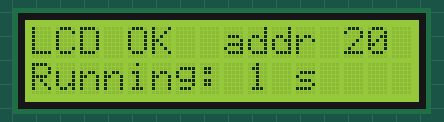
Bench run of a sketch on a simulated Arduino Uno, built with avr-gcc and run on an emulated ATmega328P. Shown: 16×2 character LCD. What the sketch prints to the serial monitor is not drawn.

Above: at 1.7 s.
At 5.7 s:
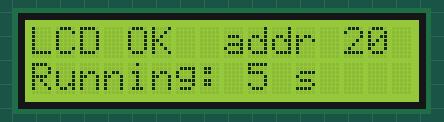
At 10.7 s:
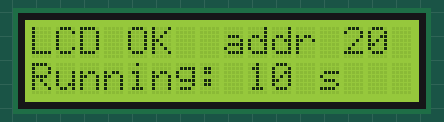
At 19.7 s:
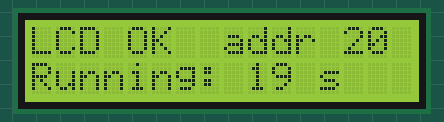
At 28.7 s:
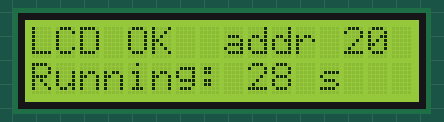
At 38.7 s:
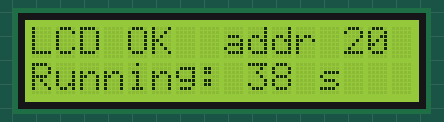

The sketch:

lcd_test.ino
```cpp
/*
 * LCD quick test (16x2 with I2C backpack).
 * Finds the LCD's address by itself, then shows text and a seconds counter.
 * Wiring: GND -> GND, VCC -> 5V, SDA -> A4, SCL -> A5
 * Serial Monitor: 9600 baud.
 * Library: "LiquidCrystal I2C" by Frank de Brabander
 */
#include <Wire.h>
#include <LiquidCrystal_I2C.h>

LiquidCrystal_I2C* lcd = nullptr;
uint8_t lcdAddr = 0;

bool present(uint8_t a) {
  Wire.beginTransmission(a);
  return Wire.endTransmission() == 0;
}

void setup() {
  Serial.begin(9600);
  Wire.begin();
  Wire.setWireTimeout(25000, true);   // never hang if a wire is loose
  Serial.println();
  Serial.println(F("LCD test - scanning the I2C bus (A4/A5)..."));

  uint8_t found = 0;
  for (uint8_t a = 1; a < 127; a++) {
    if (!present(a)) continue;
    found++;
    Serial.print(F("  found device at 0x"));
    if (a < 16) Serial.print('0');
    Serial.print(a, HEX);
    if ((a >= 0x20 && a <= 0x27) || (a >= 0x38 && a <= 0x3F)) {
      Serial.println(F("  <- LCD backpack"));
      if (!lcdAddr) lcdAddr = a;
    } else if (a == 0x68 || a == 0x69) {
      Serial.println(F("  <- MPU6050"));
    } else {
      Serial.println();
    }
  }

  if (!found) {
    Serial.println(F("NOTHING found on the I2C bus."));
    Serial.println(F("  Check: SDA -> A4, SCL -> A5 (not swapped), VCC -> 5V, GND -> GND."));
    return;
  }
  if (!lcdAddr) {
    Serial.println(F("Something answered, but no LCD address (0x20-0x27 or 0x38-0x3F)."));
    Serial.println(F("  The LCD backpack is not connected or not powered."));
    return;
  }

  lcd = new LiquidCrystal_I2C(lcdAddr, 16, 2);
  lcd->init();
  lcd->backlight();

  // Flash the backlight twice so you can see the Arduino controls it
  for (uint8_t i = 0; i < 2; i++) {
    delay(300); lcd->noBacklight();
    delay(300); lcd->backlight();
  }

  lcd->clear();
  lcd->setCursor(0, 0);
  lcd->print(F("LCD OK  addr "));
  lcd->print(lcdAddr, HEX);

  Serial.print(F("LCD started at 0x"));
  Serial.println(lcdAddr, HEX);
  Serial.println(F("Screen should show:  LCD OK  addr ..  and a counter on line 2."));
  Serial.println(F("Backlight on but no letters? Turn the small blue screw on the back slowly."));
}

void loop() {
  if (!lcd) return;
  static uint32_t last = 0;
  if (millis() - last < 1000) return;
  last = millis();
  lcd->setCursor(0, 1);
  lcd->print(F("Running: "));
  lcd->print(millis() / 1000);
  lcd->print(F(" s   "));
}
```

Measured:
- what the display in image 0 shows lasts 1.0 s, from 1.6 s to 2.6 s
